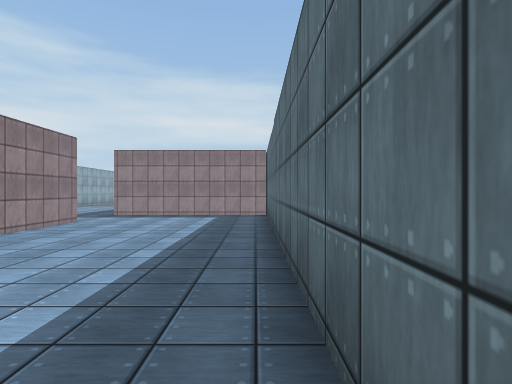
View 1 (above)

18 first-person views from a walk through a scene from a Unity 3-D project. The camera is 1.5 m above the floor, looks level and sees 80° across. The floor is counted in squares, 2 m on a side. Each view is taken from the middle of a square. On the plan, view 1 faces up. The plan holds only what a view shows up to about 10 squares ahead; the rest is blank. The place goes on beyond the plan. Surface patterns are stand-ins for the level's own textures.

View 2
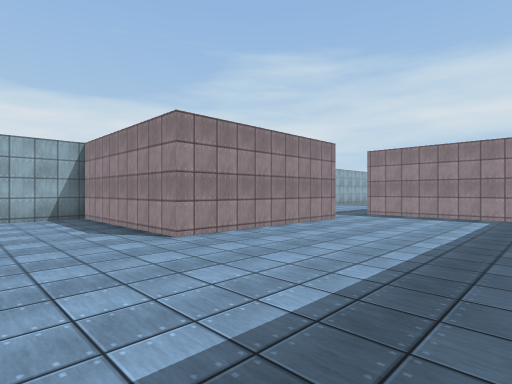

View 3
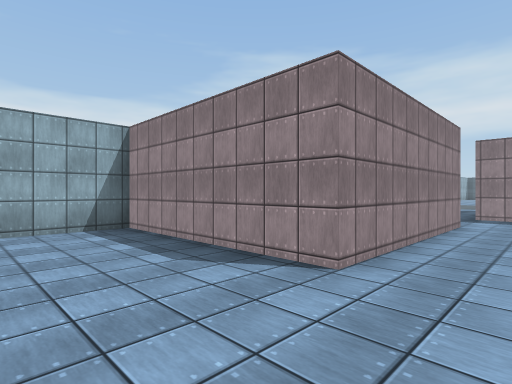

View 4
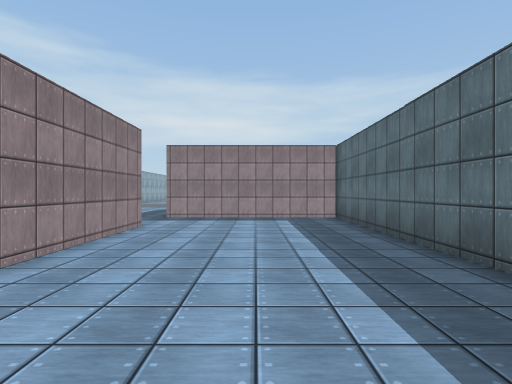

View 5
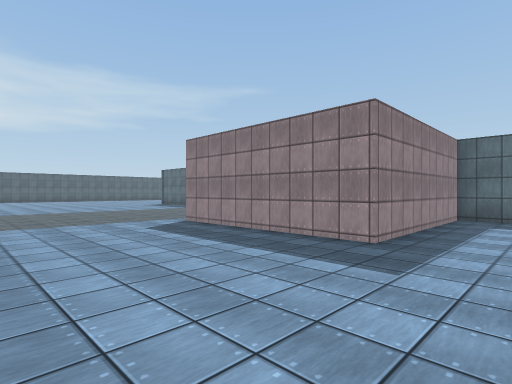

View 6
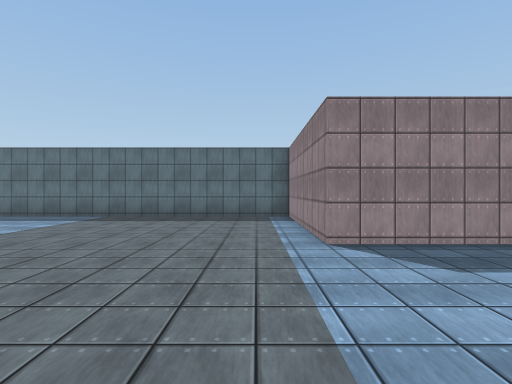

View 7
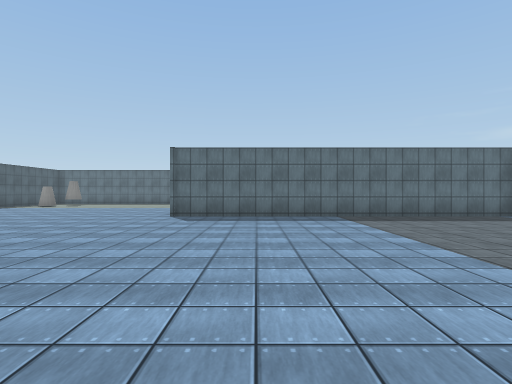

View 8
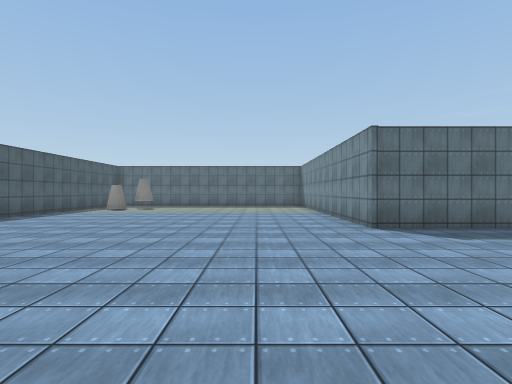

View 9
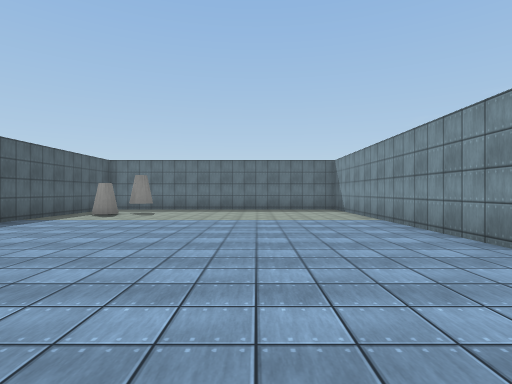

View 10
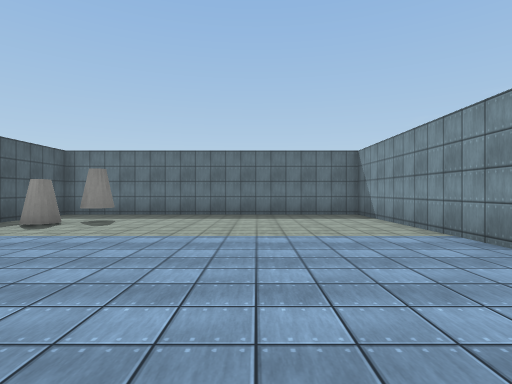

View 11
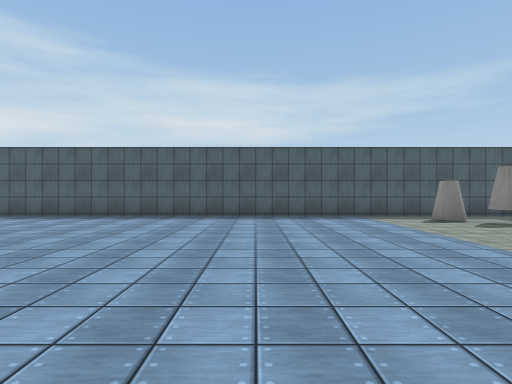

View 12
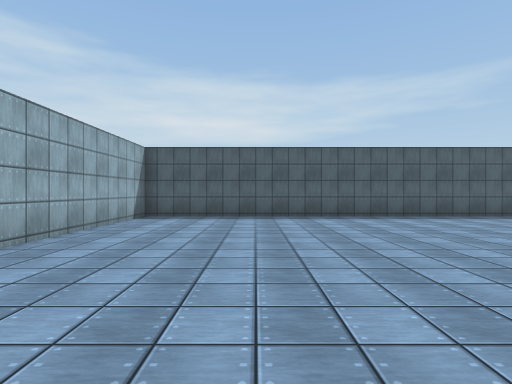

View 13
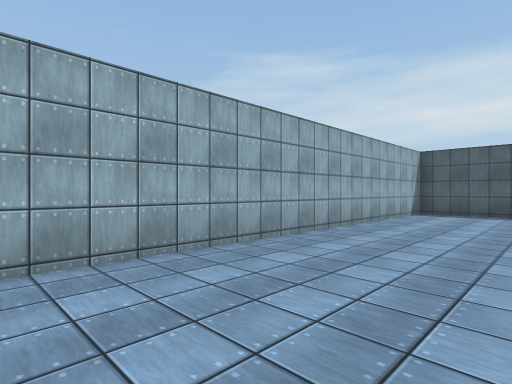

View 14
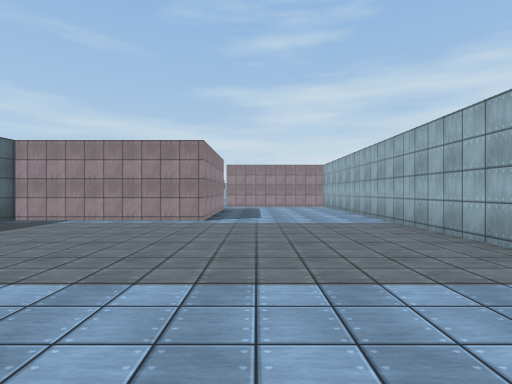

View 15
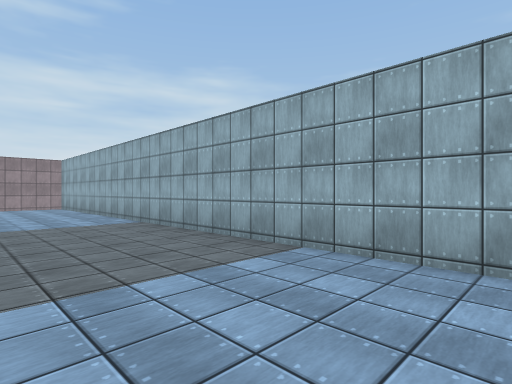

View 16
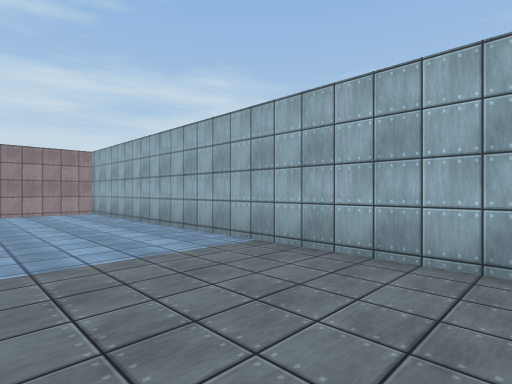

View 17
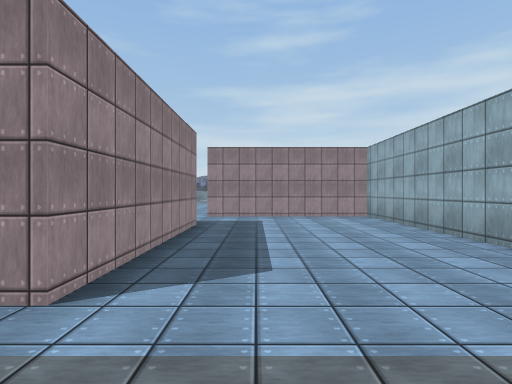

View 18
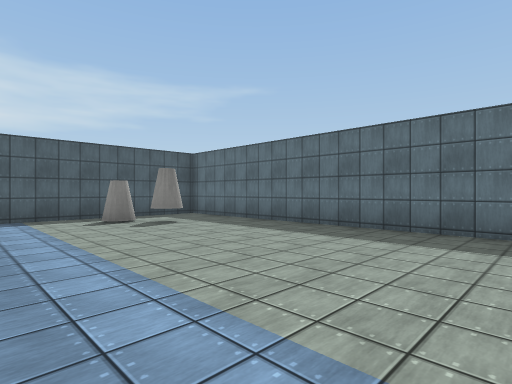

### Floor plan
Points are (right, up) in squares from view 1. A wall is a line through its corners. A room is listed if a view was taken in it or the views show most of it. See-through windows are left out.
Room 1 (views 1, 2, 3, 4)
walls: (-4.5, 7.7) (-4.5, 2.6) (-9.4, 2.6) (-9.4, 0.5); (0.3, 0.4) (0.3, 9.9) (-3.6, 9.9)
ways out: opening at (-4, 8.5) to room 2
Room 2 (views 5, 6, 7, 8, 9, 10, 11, 12, 13, 14, 15, 16, 17, 18)
walls: (-9.4, 22.8) (-9.4, 7.7) (-4.5, 7.7); (10.1, 26.5) (10.1, 34); (-3.6, 9.9) (-4.6, 9.9) (-4.6, 15) (0.3, 15) (0.3, 25.6) (10, 25.6); (10, 35.3) (-9.4, 35.3) (-9.4, 24.2)
ways out: opening at (-4, 8.5) to room 1
objects: other object (7, 34); other object (8, 33)

Where each view was taken, in squares from view 1:
view 1: 0 up, 0 right, facing up
view 2: 0 up, 0 right, facing up-left
view 3: 0 up, 3 left, facing up-left
view 4: 1 up, 2 left, facing up
view 5: 8 up, 9 left, facing up-right
view 6: 16 up, 9 left, facing right
view 7: 23 up, 9 left, facing right
view 8: 28 up, 6 left, facing right
view 9: 29 up, 3 left, facing right
view 10: 29 up, 0 right, facing right
view 11: 26 up, 2 right, facing up
view 12: 26 up, 6 left, facing up
view 13: 24 up, 6 left, facing up-left
view 14: 23 up, 6 left, facing down
view 15: 23 up, 6 left, facing down-left
view 16: 19 up, 6 left, facing down-left
view 17: 17 up, 6 left, facing down
view 18: 26 up, 4 right, facing up-right
